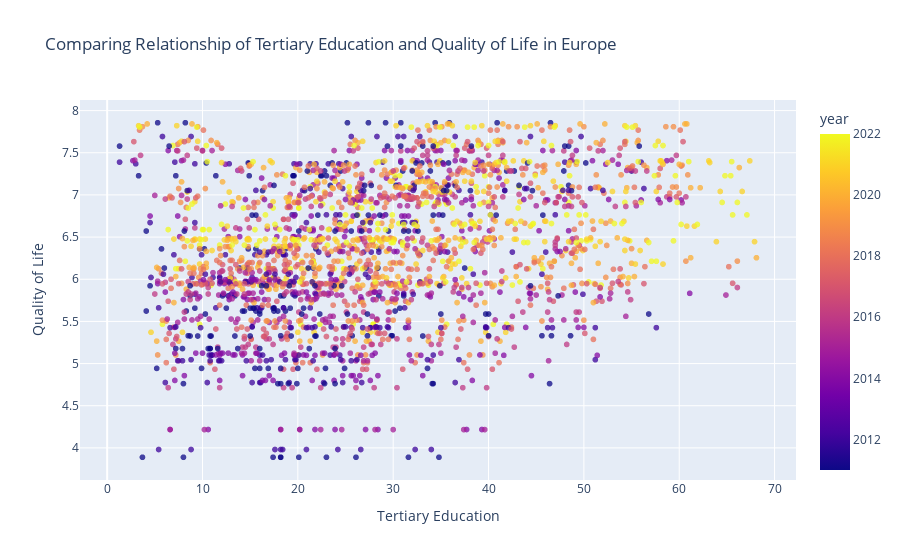

The cell this chart's notebook holds for it:
### Code cell
fig = px.scatter(
    combined,
    x='education',
    y='qol',
    color='year',
    opacity=0.5,
    labels={'education': 'Tertiary Education', 'qol': 'Quality of Life'},
    title='Comparing Relationship of Tertiary Education and Quality of Life in Europe',
    hover_data=['country', 'year', 'sex', 'age']
)

fig.show()

### Figure 1 — Plotly figure (JSON) as saved in the notebook; plotly's stock layout.template omitted (floating-point values rounded to 4 significant figures; data arrays with more than 128 entries replaced by an {"elided": "..."} marker saying what was removed)
{"data": [{"customdata": {"elided": "4760x4 mixed values"}, "hovertemplate": "Tertiary Education=%{x}<br>Quality of Life=%{y}<br>country=%{customdata[0]}<br>year=%{marker.color}<br>sex=%{customdata[2]}<br>age=%{customdata[3]}<extra></extra>", "legendgroup": "", "marker": {"color": {"elided": "4760 int values"}, "coloraxis": "coloraxis", "opacity": 0.5, "symbol": "circle"}, "mode": "markers", "name": "", "showlegend": false, "type": "scattergl", "x": {"elided": "4760 float values"}, "xaxis": "x", "y": {"elided": "4760 float values"}, "yaxis": "y"}], "layout": {"coloraxis": {"colorbar": {"title": {"text": "year"}}, "colorscale": [[0, "#0d0887"], [0.1111, "#46039f"], [0.2222, "#7201a8"], [0.3333, "#9c179e"], [0.4444, "#bd3786"], [0.5556, "#d8576b"], [0.6667, "#ed7953"], [0.7778, "#fb9f3a"], [0.8889, "#fdca26"], [1, "#f0f921"]]}, "legend": {"tracegroupgap": 0}, "title": {"text": "Comparing Relationship of Tertiary Education and Quality of Life in Europe"}, "xaxis": {"anchor": "y", "domain": [0, 1], "title": {"text": "Tertiary Education"}}, "yaxis": {"anchor": "x", "domain": [0, 1], "title": {"text": "Quality of Life"}}}}
